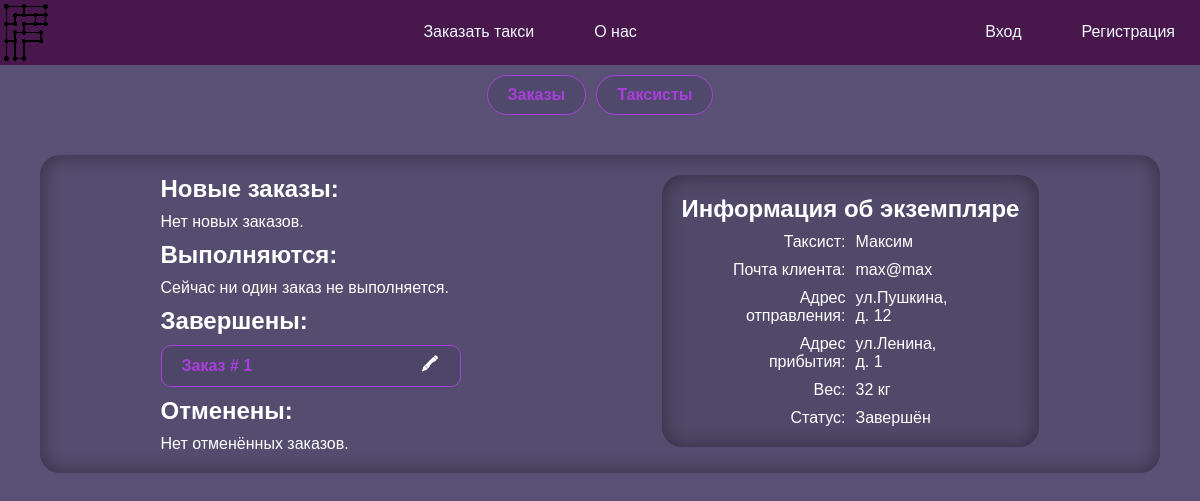
Page /admin.php?edit=order&id=1 on the earlier database version.
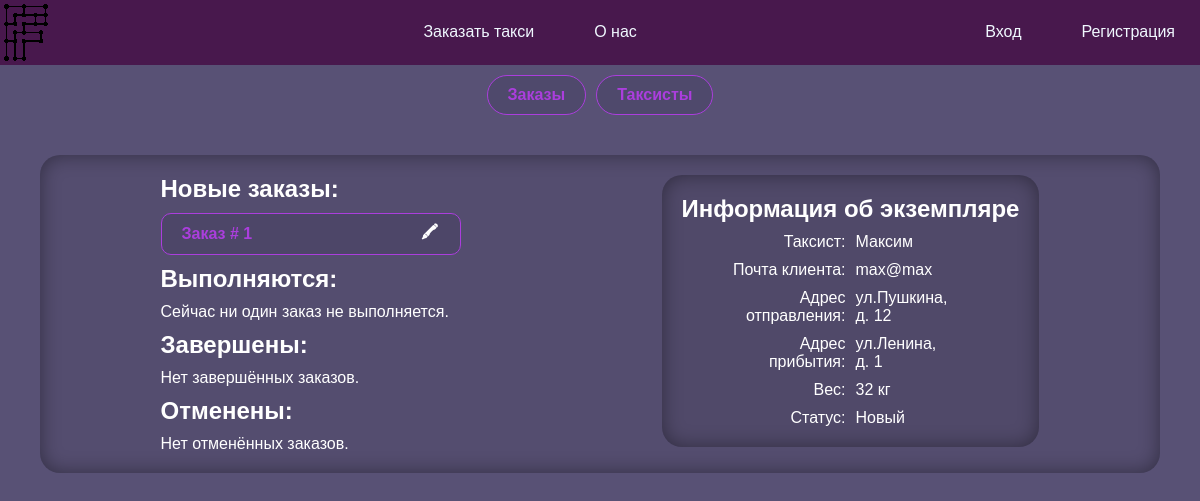
Same page on the later database version.
### tables this page shows
CREATE TABLE `orders` (
  `id` int(11) NOT NULL,
  `taxist` int(11) NOT NULL,
  `client` int(11) NOT NULL,
  `from` int(11) NOT NULL,
  `to` int(11) NOT NULL,
  `weight` int(11) NOT NULL,
  `status` int(11) NOT NULL
);

CREATE TABLE `users` (
  `id` int(11) NOT NULL,
  `login` varchar(128) NOT NULL,
  `name` varchar(32) NOT NULL,
  `phone` bigint(11) NOT NULL,
  `email` varchar(128) NOT NULL,
  `password` varchar(128) NOT NULL,
  `role` int(11) NOT NULL DEFAULT '1'
);

CREATE TABLE `streets` (
  `id` int(11) NOT NULL,
  `name` varchar(32) NOT NULL
);

CREATE TABLE `houses` (
  `id` int(11) NOT NULL,
  `street` int(11) NOT NULL,
  `house` int(11) NOT NULL
);

CREATE TABLE `statuses` (
  `id` int(11) NOT NULL,
  `name` varchar(128) NOT NULL
);

### funcs/DBinteraction.php (called while the page is built, shortened)
<?php
function selectFrom($query, $way)
{
    if (trim($query) == null) {
        $_SESSION['result'] = "Вы передали пустой запрос.";
    } else {
    require "connect.php";
    $res = $con->query($query);
    switch ($way) {
        case "ALL":
            $output = $res->fetch_all(MYSQLI_ASSOC);
            break;
        case "ONE":
            $output = $res->fetch_assoc();
            break;
    }}
    return $output;
}

### admin/admForms/order.php (the view)
<?php
require_once("./funcs/DBinteraction.php");
$query = "SELECT orders.id,
users.name AS taxist,
users.email AS client,
street_from.name AS `from_street_str`,
street_to.name AS `to_street_str`,
house_from.street AS `from_street`,
house_to.street AS `to_street`,
house_from.house AS `from_house`,
house_to.house AS `to_house`,
orders.weight,
statuses.name AS `status`
FROM orders
INNER JOIN users ON orders.client = users.id
INNER JOIN taxists ON orders.taxist = taxists.id
INNER JOIN statuses ON orders.status = statuses.id
INNER JOIN houses AS house_from ON orders.from = house_from.id
INNER JOIN houses AS house_to ON orders.to = house_to.id
INNER JOIN streets AS street_from ON house_from.street = street_from.id
INNER JOIN streets AS street_to ON house_to.street = street_to.id
WHERE `orders`.`id` = " . $_GET['id'];
$thisorder = selectFrom($query, "ONE");
?>
<h1>Информация об экземпляре</h1>
<?php
$descorder = [
    "Таксист",
    "Почта клиента",
    "Адрес отправления",
    "Адрес прибытия",
    "Вес",
    "Статус"
];
$descorderKey = 0;
foreach ($thisorder as $key => $item) {
    switch ($key) {
        case "id":
        case "from_street":
        case "to_street":
        case "from_house":
        case "to_house":
            break;
        case "from_street_str":
?>
            <div class="flex g10 mauto toolInfo">
                <span class="ctrl-r"><?= $descorder[$descorderKey] ?>:</span>
                <span>ул.<?= $item ?>,<br>д. <?= $thisorder['from_house'] ?></span>
            </div>
        <?php
            $descorderKey++;
            break;
        case "to_street_str":
        ?>
            <div class="flex g10 mauto toolInfo">
                <span class="ctrl-r"><?= $descorder[$descorderKey] ?>:</span>
                <span>ул.<?= $item ?>,<br>д. <?= $thisorder['to_house'] ?></span>
            </div>
        <?php
            $descorderKey++;
            break;
        case "weight":
        ?>
            <div class="flex g10 mauto toolInfo">
                <span class="ctrl-r"><?= $descorder[$descorderKey] ?>:</span>
                <span><?= $item ?> кг</span>
            </div>
        <?php
            $descorderKey++;
            break;
        default:
        ?>
            <div class="flex g10 mauto toolInfo">
                <span class="ctrl-r"><?= $descorder[$descorderKey] ?>:</span>
                <span><?= $item ?></span>
            </div>
<?php
            $descorderKey++;
            break;
    }
}
?>

### admin/toolOrders.php (shortened to what the changed rows need)
<?php
require_once("./funcs/DBinteraction.php");
$query = "SELECT orders.id,
user_taxist.name AS taxist,
users.name AS client,
street_from.name AS `from_street_str`,
street_to.name AS `to_street_str`,
house_from.street AS `from_street`,
house_to.street AS `to_street`,
house_from.house AS `from_house`,
house_to.house AS `to_house`,
statuses.name AS `status`
FROM orders
INNER JOIN users ON orders.client = users.id
INNER JOIN taxists ON orders.taxist = taxists.id
INNER JOIN statuses ON orders.status = statuses.id
INNER JOIN users AS user_taxist ON taxists.user = user_taxist.id
INNER JOIN houses AS house_from ON orders.from = house_from.id
INNER JOIN houses AS house_to ON orders.to = house_to.id
INNER JOIN streets AS street_from ON house_from.street = street_from.id
INNER JOIN streets AS street_to ON house_to.street = street_to.id
ORDER BY `orders`.`id` DESC";
$orders = selectFrom($query, "ALL");
?>
<div class="list flex column g10 wcenter">
    <?php
    require("./funcs/listGenerator.php");
    ?>
    <h2>Новые заказы:</h2>
    <?php
    $emptyList = true;
    foreach ($orders as $order) {
        if ($order['status'] == "Новый") {
            generateListItem($order, "order");
            $emptyList = false;
        }
    }
    if ($emptyList) {
    ?>
        <p>Нет новых заказов.</p>
    <?php
    }
    ?>
    <h2>Выполняются:</h2>
    <?php
    $emptyList = true;
    if ($emptyList) {
    ?>
        <p>Сейчас ни один заказ не выполняется.</p>
    <?php
    }
    ?>
    <h2>Завершены:</h2>
    <?php
    $emptyList = true;
    foreach ($orders as $order) {
        if ($order['status'] == "Завершён") {
            generateListItem($order, "order");
            $emptyList = false;
        }
    }
    if ($emptyList) {
    ?>
        <p>Нет завершённых заказов.</p>
    <?php
    }
    ?>
    <h2>Отменены:</h2>
    <?php
    $emptyList = true;
    if ($emptyList) {
    ?>
        <p>Нет отменённых заказов.</p>
    <?php
    }
    ?>
</div>

### funcs/listGenerator.php (shortened to what the changed rows need)
<?php
function generateListItem($listItem, $listType)
{
?>
    <div class="accent brad10 flex jc-sb ai-c">
        <span>
            <?php
            switch ($listType) {
                case "order":
            ?>
                    Заказ #
                    <?= $listItem['id'] ?>
                <?php
                    break;
                ?>
            <?php
            }
            ?>
        </span>
        <div class="flex g10">
            <?php
            switch ($listType) {
                case "order":
                    $href = "?edit=order&id=" . $listItem['id'];
                    break;
            }
            ?>
            <a href="<?= $href ?>" class="accent-invert">🖍</a>
        </div>
    </div>
<?php
}

Differences in the rows shown:
changed orders "Максим": moves from the list under "Завершены:" to the list under "Новые заказы:"
Other differences:
new list line: "Статус :"
new list line: "Новый"
text no longer shown: "Нет новых заказов."
text now shown: "Нет завершённых заказов."
list line gone: "Статус :"
list line gone: "Завершён"
